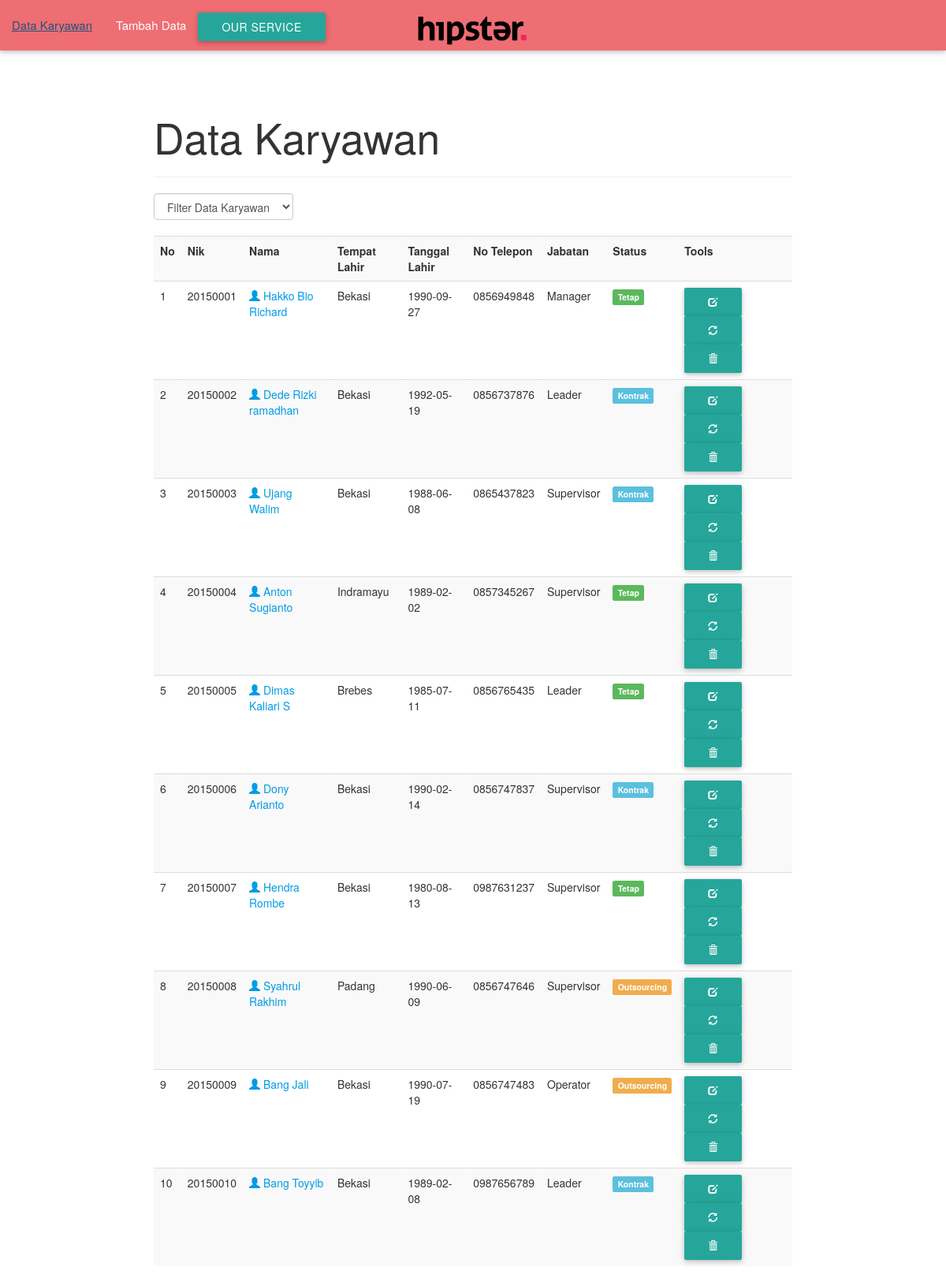
The page / on the database its author committed.
### tables this page shows
CREATE TABLE IF NOT EXISTS `karyawan` (
  `nik` varchar(10) NOT NULL,
  `nama` varchar(50) NOT NULL,
  `tempat_lahir` varchar(30) NOT NULL,
  `tanggal_lahir` varchar(30) NOT NULL,
  `alamat` varchar(50) NOT NULL,
  `no_telepon` varchar(10) NOT NULL,
  `jabatan` varchar(15) NOT NULL,
  `status` varchar(15) NOT NULL,
  `username` varchar(15) NOT NULL,
  `password` varchar(15) NOT NULL
);

### index.php (the view, shortened to what this page needs)
<?php
include("koneksi.php");
?>
<!DOCTYPE html>
<html lang="en">
<head>
	<link href="css/bootstrap.min.css" rel="stylesheet">
	<link rel="stylesheet" href="css/materialize.min.css" media="screen,projection" />
</head>
<body>
  <nav>
    <div class="nav-wrapper">
      <a href="#!" class="brand-logo center"><img src="logo1.png" "width=100px; height=50px;" /></a>
      <ul class="left hide-on-med-and-down">
        <li><a href="index.php">Data Karyawan</a></li>
        <li><a href="add.php">Tambah Data</a></li>
      </ul>
  <a class='dropdown-button btn' href='#' data-activates='dropdown1'>Our Service</a>
    </div>
  </nav>
        <div class="container">
		<div class="content">
			<h2>Data Karyawan</h2>
			<hr />
			<form class="form-inline" method="get">
				<div class="form-group">
					<select name="filter" class="form-control" onchange="form.submit()">
						<option value="0">Filter Data Karyawan</option>
						<?php $filter = (isset($_GET['filter']) ? strtolower($_GET['filter']) : NULL);  ?>
					</select>
				</div>
			</form>
			<br />
			<div class="table-responsive">
			<table class="table table-striped table-hover">
				<tr>
                    <th>No</th>
					<th>Nik</th>
					<th>Nama</th>
                    <th>Tempat Lahir</th>
                    <th>Tanggal Lahir</th>
					<th>No Telepon</th>
					<th>Jabatan</th>
					<th>Status</th>
                    <th>Tools</th>
				</tr>
				<?php
				if($filter){
					$sql = mysqli_query($koneksi, "SELECT * FROM karyawan WHERE status='$filter' ORDER BY nik ASC");
				}else{
					$sql = mysqli_query($koneksi, "SELECT * FROM karyawan ORDER BY nik ASC");
				}
				if(mysqli_num_rows($sql) == 0){
					echo '<tr><td colspan="8">Data Tidak Ada.</td></tr>';
				}else{
					$no = 1;
					while($row = mysqli_fetch_assoc($sql)){
						echo '
						<tr>
							<td>'.$no.'</td>
							<td>'.$row['nik'].'</td>
							<td><a href="profile.php?nik='.$row['nik'].'"><span class="glyphicon glyphicon-user" aria-hidden="true"></span> '.$row['nama'].'</a></td>
                            <td>'.$row['tempat_lahir'].'</td>
                            <td>'.$row['tanggal_lahir'].'</td>
							<td>'.$row['no_telepon'].'</td>
                            <td>'.$row['jabatan'].'</td>
							<td>';
							if($row['status'] == 'Tetap'){
								echo '<span class="label label-success">Tetap</span>';
							}
                            else if ($row['status'] == 'Kontrak' ){
								echo '<span class="label label-info">Kontrak</span>';
							}
                            else if ($row['status'] == 'Outsourcing' ){
								echo '<span class="label label-warning">Outsourcing</span>';
							}
						echo '
							</td>
							<td>
								<a href="edit.php?nik='.$row['nik'].'" title="Edit Data" class="btn btn-primary btn-sm"><span class="glyphicon glyphicon-edit" aria-hidden="true"></span></a>
								<a href="password.php?nik='.$row['nik'].'" title="Ganti Password" data-placement="bottom" data-toggle="tooltip" class="btn btn-warning btn-sm"><span class="glyphicon glyphicon-refresh" aria-hidden="true"></span></a>
								<a href="index.php?aksi=delete&nik='.$row['nik'].'" title="Hapus Data" onclick="return confirm(\'Anda yakin akan menghapus data '.$row['nama'].'?\')" class="btn btn-danger btn-sm"><span class="glyphicon glyphicon-trash" aria-hidden="true"></span></a>
							</td>
						</tr>
						';
						$no++;
					}
				}
				?>
			</table>
			</div>
		</div>
	</div>
</body>
</html>

### index.php (style rules this page uses)
.content { margin-top: 80px; }

### rows shown on the page
karyawan: nik "20150001", nama "Hakko Bio Richard", tempat_lahir "Bekasi", tanggal_lahir "1990-09-27", no_telepon "0856949848", jabatan "Manager", status "Tetap"
karyawan: nik "20150002", nama "Dede Rizki ramadhan", tempat_lahir "Bekasi", tanggal_lahir "1992-05-19", no_telepon "0856737876", jabatan "Leader", status "Kontrak"
karyawan: nik "20150003", nama "Ujang Walim", tempat_lahir "Bekasi", tanggal_lahir "1988-06-08", no_telepon "0865437823", jabatan "Supervisor", status "Kontrak"
karyawan: nik "20150004", nama "Anton Sugianto", tempat_lahir "Indramayu", tanggal_lahir "1989-02-02", no_telepon "0857345267", jabatan "Supervisor", status "Tetap"
karyawan: nik "20150005", nama "Dimas Kaliari S", tempat_lahir "Brebes", tanggal_lahir "1985-07-11", no_telepon "0856765435", jabatan "Leader", status "Tetap"
karyawan: nik "20150006", nama "Dony Arianto", tempat_lahir "Bekasi", tanggal_lahir "1990-02-14", no_telepon "0856747837", jabatan "Supervisor", status "Kontrak"
karyawan: nik "20150007", nama "Hendra Rombe", tempat_lahir "Bekasi", tanggal_lahir "1980-08-13", no_telepon "0987631237", jabatan "Supervisor", status "Tetap"
karyawan: nik "20150008", nama "Syahrul Rakhim", tempat_lahir "Padang", tanggal_lahir "1990-06-09", no_telepon "0856747646", jabatan "Supervisor", status "Outsourcing"
karyawan: nik "20150009", nama "Bang Jali", tempat_lahir "Bekasi", tanggal_lahir "1990-07-19", no_telepon "0856747483", jabatan "Operator", status "Outsourcing"
karyawan: nik "20150010", nama "Bang Toyyib", tempat_lahir "Bekasi", tanggal_lahir "1989-02-08", no_telepon "0987656789", jabatan "Leader", status "Kontrak"
